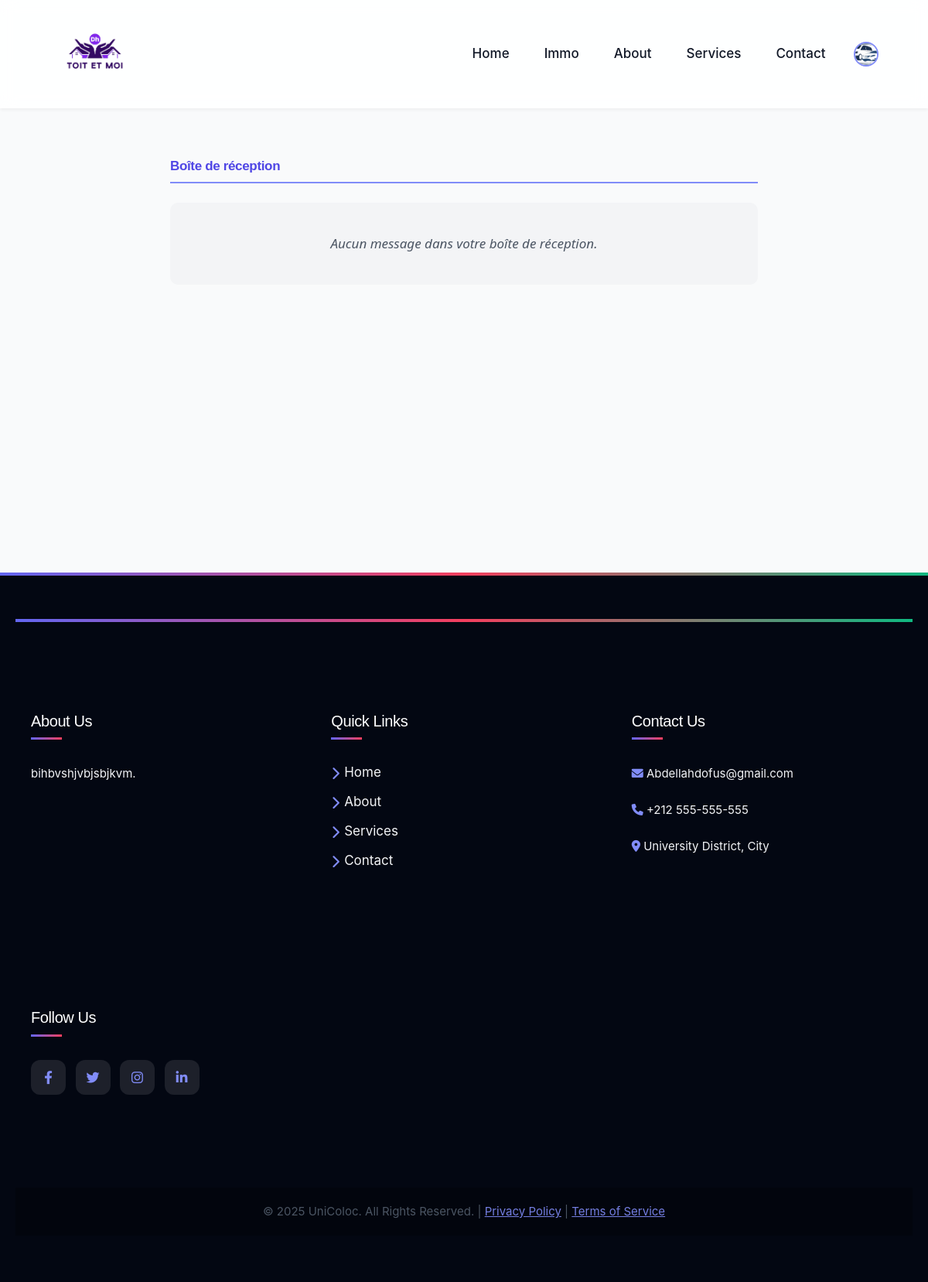
Page /inbox/ (signed in) on the earlier database version.
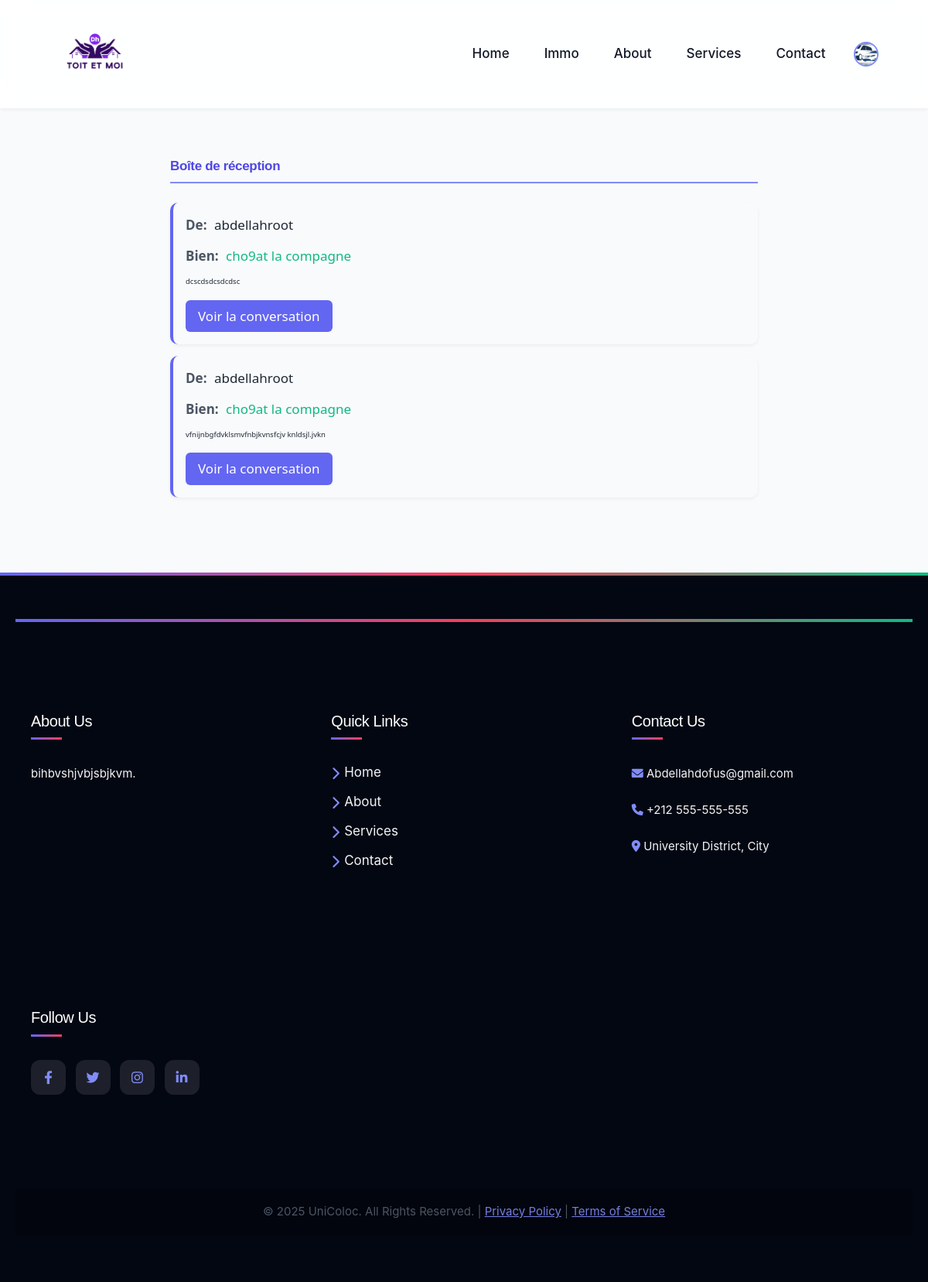
Same page on the later database version.
### app/models.py (models this page shows, shortened)
class Message(models.Model):
    sender = models.ForeignKey(settings.AUTH_USER_MODEL, related_name='sent_messages', on_delete=models.CASCADE )
    recipient = models.ForeignKey(settings.AUTH_USER_MODEL, related_name='received_messages', on_delete=models.CASCADE)
    bien = models.ForeignKey(BienImmo, related_name='messages', on_delete=models.CASCADE)
    content = models.TextField()
    timestamp = models.DateTimeField(auto_now_add=True)
    is_read = models.BooleanField(default=False)
    class Meta:
        ordering = ['timestamp']

class CustomUser(AbstractUser):
    status = [
        ('entrepreneur', 'entrepreneur'),
        ('client', ' client'),
        ('admin','admin'),
        ('visiteur','visiteur')
    ]
    status = models.CharField(max_length=50, default='visiteur', choices=status)
    profile_picture = models.ImageField(upload_to='locataire_profile_pics/',default='locataire_profile_pics/car-rental-vector-13423582.png', null=True, blank=True)
    phone_number = models.CharField(max_length=15, null=True, blank=True)
    date_of_birth = models.DateField(null=True, blank=True)
    address = models.CharField(max_length=255, null=True, blank=True)
    Carteid= models.CharField(max_length=100, null=True, blank=True)

class BienImmo(models.Model):
    x = [
        ('a vendre', 'a vendre'),
        ('a louer', 'a louer')
    ]
    name = models.CharField(max_length=50, default='nouvelle apartement')
    type = models.CharField(max_length=50, null=True, blank=True, choices=x)
    price = models.DecimalField(max_digits=15, decimal_places=2)
    content = models.TextField()
    address = models.CharField(max_length=255, default='')
    image1 = models.ImageField(upload_to='photos/%y/%m/%d', default='photos/25/04/25/pfp.jpg')
    image2 = models.ImageField(upload_to='photos/%y/%m/%d', default='photos/25/04/25/pfp.jpg')
    image3 = models.ImageField(upload_to='photos/%y/%m/%d', default='photos/25/04/25/pfp.jpg')
    image4 = models.ImageField(upload_to='photos/%y/%m/%d', default='photos/25/04/25/pfp.jpg')
    image5 = models.ImageField(upload_to='photos/%y/%m/%d', default='photos/25/04/25/pfp.jpg')
    user = models.ForeignKey(entrepreneur,on_delete=models.CASCADE)
    active = models.BooleanField(default=True)
    class Meta:
        ordering = ['price']

### app/views.py (the view)
# urls.py: path('inbox/', views.inbox, name='inbox'),
@login_required
def inbox(request):
    messages_received = Message.objects.filter(recipient=request.user).order_by('-timestamp')
    return render(request, 'messaging/inbox.html', {'messages': messages_received})

### templates/messaging/inbox.html (shortened to what this page needs)
{% extends 'base.html' %}
{% block content %}
<div class="inbox-container">
  <h2>Boîte de réception</h2>
  {% for message in messages %}
    <div class="message-card">
      <div class="message-meta">
        <span class="message-label">De:</span>
        <span class="message-value">{{ message.sender.username }}</span>
      </div>
      <div class="message-meta">
        <span class="message-label">Bien:</span>
        <span class="property-name">{{ message.bien.name }}</span>
      </div>
      <p class="message-preview">{{ message.content|truncatechars:100 }}</p>
      <a href="{% url 'conversation' bien_id=message.bien.id recipient_id=message.sender.id %}" class="view-conversation">Voir la conversation</a>
    </div>
  {% empty %}
    <div class="no-messages">
      <p>Aucun message dans votre boîte de réception.</p>
    </div>
  {% endfor %}
</div>
{% endblock content %}

Differences in the rows shown:
added Message: sender.username "abdellahroot", bien.name "cho9at la compagne", content "dcscdsdcsdcdsc"
added Message: sender.username "abdellahroot", bien.name "cho9at la compagne", content "vfnijnbgfdvklsmvfnbjkvnsfcjv knldsjl.jvkn"
Other differences:
text no longer shown: "Aucun message dans votre boîte de réception."
